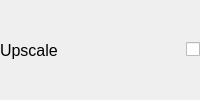
                                   <widget class="QWidget" name="widget_38" native="true">
                                    <layout class="QHBoxLayout" name="horizontalLayout_58">
                                     <property name="leftMargin">
                                      <number>0</number>
                                     </property>
                                     <property name="topMargin">
                                      <number>0</number>
                                     </property>
                                     <property name="rightMargin">
                                      <number>0</number>
                                     </property>
                                     <property name="bottomMargin">
                                      <number>0</number>
                                     </property>
                                     <item>
                                      <widget class="QWidget" name="widget_39" native="true">
                                       <layout class="QHBoxLayout" name="horizontalLayout_57">
                                        <property name="leftMargin">
                                         <number>0</number>
                                        </property>
                                        <property name="topMargin">
                                         <number>0</number>
                                        </property>
                                        <property name="rightMargin">
                                         <number>0</number>
                                        </property>
                                        <property name="bottomMargin">
                                         <number>0</number>
                                        </property>
                                        <item>
                                         <widget class="QLabel" name="label_77">
                                          <property name="font">
                                           <font>
                                            <pointsize>12</pointsize>
                                           </font>
                                          </property>
                                          <property name="text">
                                           <string>Upscale</string>
                                          </property>
                                         </widget>
                                        </item>
                                        <item>
                                         <spacer name="horizontalSpacer_27">
                                          <property name="orientation">
                                           <enum>Qt::Orientation::Horizontal</enum>
                                          </property>
                                          <property name="sizeHint" stdset="0">
                                           <size>
                                            <width>40</width>
                                            <height>20</height>
                                           </size>
                                          </property>
                                         </spacer>
                                        </item>
                                        <item>
                                         <widget class="QCheckBox" name="upscaleCheckBox">
                                          <property name="text">
                                           <string />
                                          </property>
                                         </widget>
                                        </item>
                                       </layout>
                                      </widget>
                                     </item>
                                    </layout>
                                   </widget>
